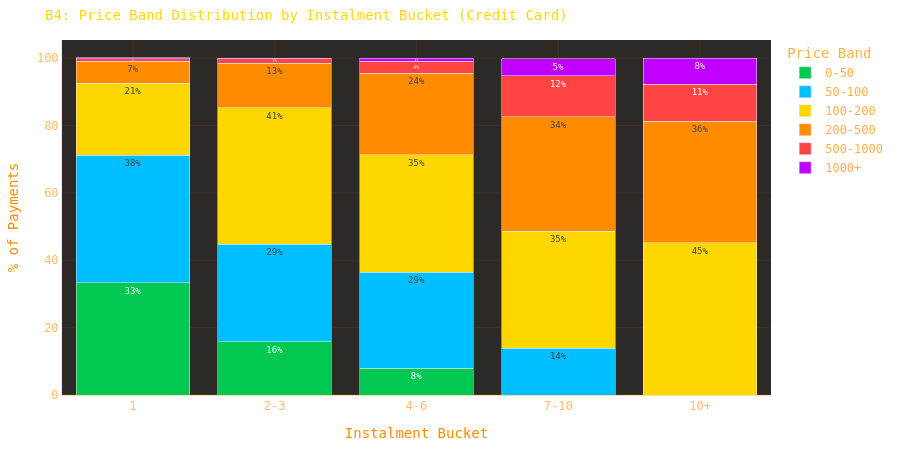

Here is the notebook cell this chart was saved with:
### Markdown cell above
### B4: High-instalment users are price-sensitive
**Hypothesis:** Customers choosing 10+ instalments buy from lower price bands (stretching affordability).  
**Test:** Grouped bar — instalment buckets (1, 2-3, 4-6, 7-10, 10+) by price band distribution.

### Code cell
# B4: Instalment bucket × price band (credit card only)
cc = mart_df[mart_df["payment_type"] == "credit_card"].copy()
cc["inst_bucket"] = pd.cut(
    cc["payment_installments"],
    bins=[0, 1, 3, 6, 10, 24],
    labels=["1", "2-3", "4-6", "7-10", "10+"],
    right=True,
)

b4 = (
    cc.groupby(["inst_bucket", "price_band"])
    .size()
    .reset_index(name="count")
)
# Compute % within each instalment bucket
bucket_total = b4.groupby("inst_bucket")["count"].transform("sum")
b4["pct"] = (b4["count"] / bucket_total * 100).round(1)

fig = px.bar(
    b4, x="inst_bucket", y="pct", color="price_band",
    title="B4: Price Band Distribution by Instalment Bucket (Credit Card)",
    labels={"inst_bucket": "Instalment Bucket", "pct": "% of Payments", "price_band": "Price Band"},
    barmode="stack",
    category_orders={"price_band": BAND_ORDER, "inst_bucket": ["1", "2-3", "4-6", "7-10", "10+"]},
    color_discrete_sequence=[COLORS["green"], "#00BFFF", COLORS["gold"], COLORS["orange"], COLORS["red"], "#BF00FF"],
    text="pct",
)
fig.update_traces(texttemplate="%{text:.0f}%", textposition="inside", textfont_size=9)
fig.update_layout(**layout(height=450))
fig.show()

### Figure 1 — Plotly figure (JSON) as saved in the notebook; plotly's stock layout.template omitted (floating-point values rounded to 4 significant figures)
{"data": [{"hovertemplate": "Price Band=0-50<br>Instalment Bucket=%{x}<br>% of Payments=%{text}<extra></extra>", "legendgroup": "0-50", "marker": {"color": "#00C851", "pattern": {"shape": ""}}, "name": "0-50", "orientation": "v", "showlegend": true, "text": [33.3, 15.8, 7.9, 0.0, 0.0], "textfont": {"size": 9}, "textposition": "inside", "texttemplate": "%{text:.0f}%", "type": "bar", "x": ["1", "2-3", "4-6", "7-10", "10+"], "xaxis": "x", "y": [33.3, 15.8, 7.9, 0.0, 0.0], "yaxis": "y"}, {"hovertemplate": "Price Band=50-100<br>Instalment Bucket=%{x}<br>% of Payments=%{text}<extra></extra>", "legendgroup": "50-100", "marker": {"color": "#00BFFF", "pattern": {"shape": ""}}, "name": "50-100", "orientation": "v", "showlegend": true, "text": [37.9, 28.9, 28.5, 13.9, 0.0], "textfont": {"size": 9}, "textposition": "inside", "texttemplate": "%{text:.0f}%", "type": "bar", "x": ["1", "2-3", "4-6", "7-10", "10+"], "xaxis": "x", "y": [37.9, 28.9, 28.5, 13.9, 0.0], "yaxis": "y"}, {"hovertemplate": "Price Band=100-200<br>Instalment Bucket=%{x}<br>% of Payments=%{text}<extra></extra>", "legendgroup": "100-200", "marker": {"color": "#FFD700", "pattern": {"shape": ""}}, "name": "100-200", "orientation": "v", "showlegend": true, "text": [21.3, 40.6, 34.9, 34.7, 45.2], "textfont": {"size": 9}, "textposition": "inside", "texttemplate": "%{text:.0f}%", "type": "bar", "x": ["1", "2-3", "4-6", "7-10", "10+"], "xaxis": "x", "y": [21.3, 40.6, 34.9, 34.7, 45.2], "yaxis": "y"}, {"hovertemplate": "Price Band=200-500<br>Instalment Bucket=%{x}<br>% of Payments=%{text}<extra></extra>", "legendgroup": "200-500", "marker": {"color": "#FF8C00", "pattern": {"shape": ""}}, "name": "200-500", "orientation": "v", "showlegend": true, "text": [6.5, 13.2, 24.2, 34.0, 36.0], "textfont": {"size": 9}, "textposition": "inside", "texttemplate": "%{text:.0f}%", "type": "bar", "x": ["1", "2-3", "4-6", "7-10", "10+"], "xaxis": "x", "y": [6.5, 13.2, 24.2, 34.0, 36.0], "yaxis": "y"}, {"hovertemplate": "Price Band=500-1000<br>Instalment Bucket=%{x}<br>% of Payments=%{text}<extra></extra>", "legendgroup": "500-1000", "marker": {"color": "#FF4444", "pattern": {"shape": ""}}, "name": "500-1000", "orientation": "v", "showlegend": true, "text": [0.8, 1.3, 3.5, 12.1, 11.0], "textfont": {"size": 9}, "textposition": "inside", "texttemplate": "%{text:.0f}%", "type": "bar", "x": ["1", "2-3", "4-6", "7-10", "10+"], "xaxis": "x", "y": [0.8, 1.3, 3.5, 12.1, 11.0], "yaxis": "y"}, {"hovertemplate": "Price Band=1000+<br>Instalment Bucket=%{x}<br>% of Payments=%{text}<extra></extra>", "legendgroup": "1000+", "marker": {"color": "#BF00FF", "pattern": {"shape": ""}}, "name": "1000+", "orientation": "v", "showlegend": true, "text": [0.3, 0.2, 1.0, 5.1, 7.7], "textfont": {"size": 9}, "textposition": "inside", "texttemplate": "%{text:.0f}%", "type": "bar", "x": ["1", "2-3", "4-6", "7-10", "10+"], "xaxis": "x", "y": [0.3, 0.2, 1.0, 5.1, 7.7], "yaxis": "y"}], "layout": {"barmode": "stack", "colorway": ["#FF8C00", "#FFD700", "#00C851", "#FF4444", "#00BFFF", "#BF00FF", "#FF69B4"], "font": {"color": "#FF8C00", "family": "Space Mono, monospace", "size": 12}, "height": 450, "legend": {"bgcolor": "rgba(0,0,0,0)", "font": {"color": "rgba(255,140,0,0.7)"}, "title": {"text": "Price Band"}, "tracegroupgap": 0}, "margin": {"b": 40, "l": 40, "r": 20, "t": 40}, "paper_bgcolor": "rgba(0,0,0,0)", "plot_bgcolor": "rgba(8,4,0,0.85)", "title": {"font": {"color": "#FFD700", "size": 14}, "text": "B4: Price Band Distribution by Instalment Bucket (Credit Card)"}, "xaxis": {"anchor": "y", "categoryarray": ["1", "2-3", "4-6", "7-10", "10+"], "categoryorder": "array", "domain": [0.0, 1.0], "gridcolor": "rgba(255,140,0,0.08)", "linecolor": "rgba(255,140,0,0.2)", "tickfont": {"color": "rgba(255,140,0,0.6)"}, "title": {"text": "Instalment Bucket"}, "zerolinecolor": "rgba(255,140,0,0.15)"}, "yaxis": {"anchor": "x", "domain": [0.0, 1.0], "gridcolor": "rgba(255,140,0,0.08)", "linecolor": "rgba(255,140,0,0.2)", "tickfont": {"color": "rgba(255,140,0,0.6)"}, "title": {"text": "% of Payments"}, "zerolinecolor": "rgba(255,140,0,0.15)"}}}
